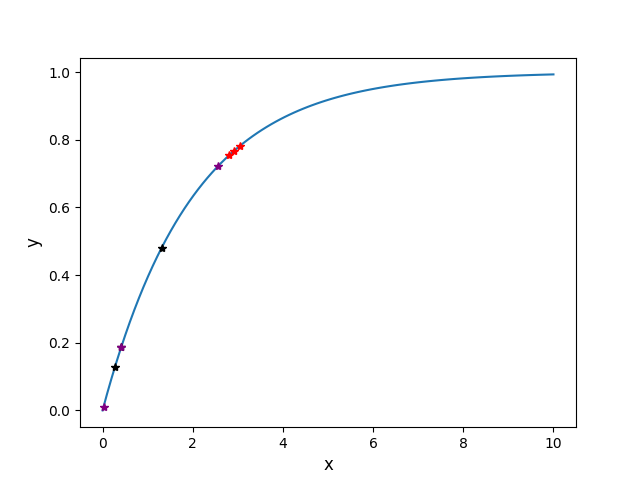

The Python source for this figure:
import numpy as np
import matplotlib.pyplot as plt
from uniform_dist import uniform

def prob(x, lam):
    return lam*np.exp(-lam*x)

def CDF(x, lam):
    return 1 - np.exp(-lam*x)

def inverse_CDF(y, lam):
    return -1/lam * np.log(1 - y)

x = np.linspace(0, 10, 100)
lam = 0.5

r_uniform, r_exp = [], []
for i in range(3):
    r_uniform.append(uniform(3).rand)
    r_exp.append(inverse_CDF(r_uniform[-1], lam))

F = CDF(x, lam)

color = ['k', 'r', 'purple']
plt.figure()
plt.plot(x, F)

for i in range(3):
    plt.plot(r_exp[i], r_uniform[i], ls='', marker='*',
        c=color[i], label='Set ' + str(i))

plt.xlabel('x', fontsize=12)
plt.ylabel('y', fontsize=12)
plt.savefig('ITS_demo.png')
plt.show()
